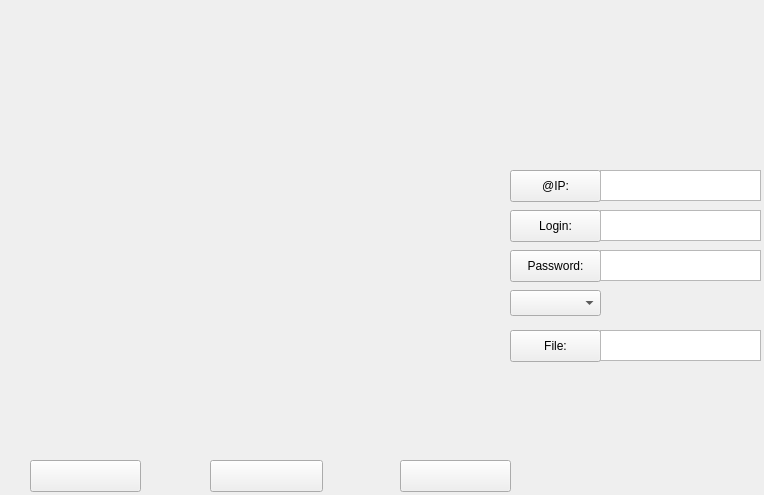
<?xml version="1.0" encoding="UTF-8"?>
<ui version="4.0">
 <class>CameraAxis</class>
 <widget class="QMainWindow" name="CameraAxis">
  <property name="geometry">
   <rect>
    <x>0</x>
    <y>0</y>
    <width>764</width>
    <height>495</height>
   </rect>
  </property>
  <property name="windowTitle">
   <string>CameraAxis</string>
  </property>
  <widget class="QWidget" name="centralWidget">
   <widget class="QLabel" name="label">
    <property name="geometry">
     <rect>
      <x>40</x>
      <y>20</y>
      <width>461</width>
      <height>351</height>
     </rect>
    </property>
    <property name="text">
     <string/>
    </property>
   </widget>
   <widget class="QPushButton" name="record">
    <property name="geometry">
     <rect>
      <x>210</x>
      <y>460</y>
      <width>113</width>
      <height>32</height>
     </rect>
    </property>
    <property name="text">
     <string/>
    </property>
   </widget>
   <widget class="QPushButton" name="play">
    <property name="geometry">
     <rect>
      <x>30</x>
      <y>460</y>
      <width>111</width>
      <height>32</height>
     </rect>
    </property>
    <property name="text">
     <string/>
    </property>
   </widget>
   <widget class="QPushButton" name="stop">
    <property name="geometry">
     <rect>
      <x>400</x>
      <y>460</y>
      <width>111</width>
      <height>32</height>
     </rect>
    </property>
    <property name="text">
     <string/>
    </property>
   </widget>
   <widget class="QPushButton" name="fichier">
    <property name="geometry">
     <rect>
      <x>510</x>
      <y>330</y>
      <width>91</width>
      <height>32</height>
     </rect>
    </property>
    <property name="text">
     <string>File:</string>
    </property>
   </widget>
   <widget class="QTextEdit" name="textFile">
    <property name="geometry">
     <rect>
      <x>600</x>
      <y>330</y>
      <width>161</width>
      <height>31</height>
     </rect>
    </property>
   </widget>
   <widget class="QPushButton" name="Password">
    <property name="geometry">
     <rect>
      <x>510</x>
      <y>250</y>
      <width>91</width>
      <height>32</height>
     </rect>
    </property>
    <property name="text">
     <string>Password:</string>
    </property>
   </widget>
   <widget class="QPushButton" name="Login">
    <property name="geometry">
     <rect>
      <x>510</x>
      <y>210</y>
      <width>91</width>
      <height>32</height>
     </rect>
    </property>
    <property name="text">
     <string>Login:</string>
    </property>
   </widget>
   <widget class="QPushButton" name="IP">
    <property name="geometry">
     <rect>
      <x>510</x>
      <y>170</y>
      <width>91</width>
      <height>32</height>
     </rect>
    </property>
    <property name="text">
     <string>@IP:</string>
    </property>
   </widget>
   <widget class="QTextEdit" name="textPassword">
    <property name="geometry">
     <rect>
      <x>600</x>
      <y>250</y>
      <width>161</width>
      <height>31</height>
     </rect>
    </property>
   </widget>
   <widget class="QTextEdit" name="textLogin">
    <property name="geometry">
     <rect>
      <x>600</x>
      <y>210</y>
      <width>161</width>
      <height>31</height>
     </rect>
    </property>
   </widget>
   <widget class="QTextEdit" name="textIP">
    <property name="geometry">
     <rect>
      <x>600</x>
      <y>170</y>
      <width>161</width>
      <height>31</height>
     </rect>
    </property>
   </widget>
   <widget class="QComboBox" name="Format">
    <property name="geometry">
     <rect>
      <x>510</x>
      <y>290</y>
      <width>91</width>
      <height>26</height>
     </rect>
    </property>
   </widget>
  </widget>
 </widget>
 <layoutdefault spacing="6" margin="11"/>
 <resources/>
 <connections/>
</ui>
